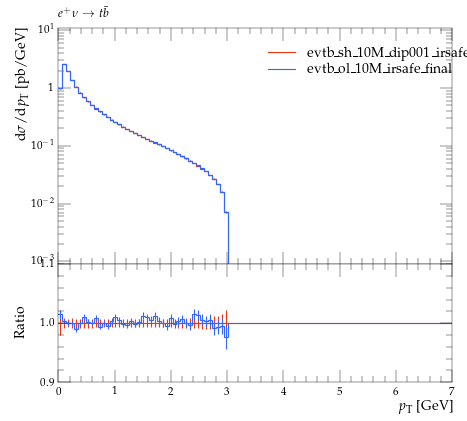

Here is the Python script that generated this plot:
#! /usr/bin/env python

# This Python script was auto-generated using YODA v2.0.0.
# Analysis object: /evtb/cutEg_jg_pt
# Timestamp: 16-04-2024 (14:02:27)

import matplotlib as mpl
import matplotlib.pyplot as plt
mpl.use('Agg') # comment out for interactive use
import os
import numpy as np

plotDir = os.path.split(os.path.realpath(__file__))[0]
if 'YODA_USER_PLOT_PATH' in globals():
    plot_outdir = globals()['YODA_USER_PLOT_PATH']
else:
    plot_outdir = plotDir

#plot style
plt.style.use(os.path.join(plotDir, '../default.mplstyle'))
# plot metadata
figW, figH = plt.rcParams['figure.figsize']
ax_xLabel = r'$p_{{\rm T}}$ [GeV]'
ax_yLabel = r'$\mathrm{d}\sigma / \mathrm{d} p_{{\rm T}}$ [pb/GeV]'
ax_title  = r'$e^+ \nu \to t \bar b$'
ax_xScale = 'linear'
ax_yScale = 'log'
xLims = (0.0, 7.0)
yLims = (0.0009000000000000001, 11.0)

# TeX-friendly labels for the legend
labels = [ r"evtb\_sh\_10M\_dip001\_irsafe\_final", r"evtb\_ol\_10M\_irsafe\_final" ]

# Create figure and axis objects
fig, (ax, ratio0_ax) = plt.subplots(2, 1, sharex=True,
                  figsize=(figW,figH), gridspec_kw={'height_ratios': (2, 1)})
ratio0_ax.yaxis.set_major_locator(mpl.ticker.MultipleLocator(0.1))
ratio0_ax.set_ylim(0.9, 1.1)
ratio0_ax.set_ylabel('Ratio')

# LineColor map: curve index -> color
linecolors = {0: '#EE3311', 1: '#3366FF'}
# the numerical data is stored in a separate file
dataf = dict()
prefix = os.path.split(__file__)[0]
if prefix:    prefix = prefix + '/'
exec(open(prefix+'cutEg_jg_pt__data.py').read(), dataf)


legend_handles = [] # keep track of handles for the legend

# style options for curves
# starts at zorder>=5 to draw curve on top of legend
styles = {
  'curve0': {
    'color' : linecolors[0],
    'linestyle' : '-',
    'marker' : 'o',
    'zorder' : 5,
    'histstyle' : True,
  },
  'curve1': {
    'color' : linecolors[1],
    'linestyle' : '-',
    'marker' : 'o',
    'zorder' : 6,
    'histstyle' : True,
  },
}
# curve from input yoda files in main panel
for label in dataf['yvals'].keys():
    if all(np.isnan(v) for v in dataf['yvals'][label]):
        continue
    tmp = None
    if styles[label]['histstyle']: # draw as histogram
        tmp, = ax.plot(dataf['xedges'], dataf['yedges'][label],
                       color=styles[label]['color'],
                       linestyle=styles[label]['linestyle'],
                       drawstyle='steps-pre', solid_joinstyle='miter',
                       zorder=styles[label]['zorder'], label=label)
        ax.errorbar(dataf['xpoints'], dataf['yvals'][label], color=styles[label]['color'],
                    xerr=dataf['xerrs'], yerr=[dataf['ydowns'][label], dataf['yups'][label]],
                    linestyle='none', zorder=styles[label]['zorder'])
    else: # draw as scatter
        tmp = ax.errorbar(dataf['xpoints'], dataf['yvals'][label],
                          xerr=dataf['xerrs'],
                          yerr=[ dataf['ydowns'][label],
                          dataf['yups'][label] ],
                          fmt=styles[label]['marker'],
                          ecolor=styles[label]['color'],
                          color=styles[label]['color'], zorder=2)
        tmp[-1][0].set_linestyle(styles[label]['linestyle'])
    legend_handles += [tmp]
    for varLabel in dataf['variation_yvals'].keys():
        if varLabel.startswith(label):
            tmp, = ax.plot(dataf['xedges'], dataf['variation_yvals'][varLabel],
                           color=styles[label]['color'],
                           linestyle=styles[label]['linestyle'],
                           drawstyle='steps-pre', solid_joinstyle='miter',
                           zorder=styles[label]['zorder'], alpha=0.5)


# plots on ratio panel
# curve from input yoda files in ratio panel
for label, yvals in dataf['ratio0_yvals'].items():
    if all(np.isnan(v) for v in yvals):
        continue
    if styles[label]['histstyle']: # plot as histogram
        ratio0_ax.plot(dataf['xedges'], yvals,
                       color=styles[label]['color'],
                       linestyle=styles[label]['linestyle'],
                       drawstyle='steps-pre', zorder=1,
                       solid_joinstyle='miter')
        ratio0_ax.vlines(dataf['xpoints'],
                         dataf['ratio0_ymin'][label],
                         dataf['ratio0_ymax'][label],
                         color=styles[label]['color'], zorder=1)
    else: # plot as scatter
        tmp = ratio0_ax.errorbar(dataf['xpoints'],
                                 yvals, xerr=dataf['xerrs'],
                                 yerr=dataf['ratio0_yerrs'][label],
                                 fmt=styles[label]['marker'],
                                 ecolor=styles[label]['color'],
                                 color=styles[label]['color'])
        tmp[-1][0].set_linestyle(styles[label]['linestyle'])

    for varlabel in dataf['ratio0_variation_vals'].keys():
        if varlabel.startswith(label):
            ratio0_ax.plot(dataf['xedges'],
                            dataf['ratio0_variation_vals'][varlabel],
                            color=styles[label]['color'],
                            linestyle=styles[label]['linestyle'],
                            drawstyle='steps-pre', solid_joinstyle='miter',
                            zorder=1, alpha=0.5)

legend_pos = (0.5, 0.97)
ax.legend(legend_handles, labels, loc='upper left', bbox_to_anchor=legend_pos)

# set plot metadata as defined above
ratio0_ax.set_xlabel(ax_xLabel)
ratio0_ax.xaxis.set_label_coords(1., -.15)
ax.set_ylabel(ax_yLabel, loc='top')
ax.set_title(ax_title, loc='left')
ax.set_xscale(ax_xScale)
ax.set_yscale(ax_yScale)
ax.set_xlim(xLims)
ax.set_ylim(yLims)

# tick formatting
plt.rcParams['xtick.top'] = True
plt.rcParams['ytick.right'] = True
ax.yaxis.set_major_locator(mpl.ticker.LogLocator(base=10.0, numticks=np.inf))
ax.yaxis.set_minor_locator(mpl.ticker.LogLocator(
                           base=10.0, subs=np.arange(0.1, 1, 0.1), numticks=np.inf))
fig.align_ylabels((ax, ratio0_ax))
plt.savefig(os.path.join(plot_outdir, 'cutEg_jg_pt.pdf'), format='PDF')
plt.savefig(os.path.join(plot_outdir, 'cutEg_jg_pt.png'), format='PNG')

plt.close(fig)
